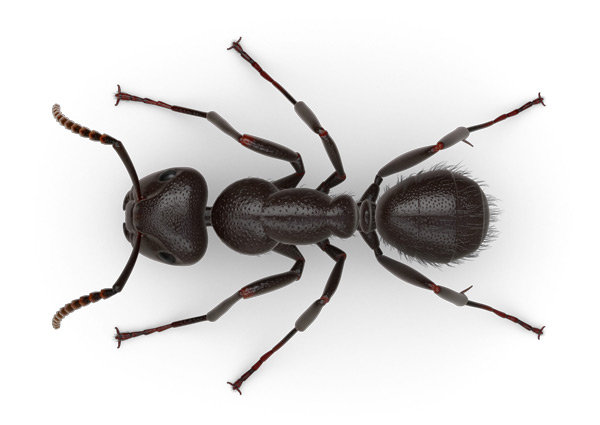
#> input picture images/Carpenter-Ant.jpg, 600 x 425 px
$ python processing_delay.py
#> lines starting #> are read from the running program, lines starting #| are printed output that depends on the picture
### antdetector.py
import cv2
import numpy as np
import queue

class AntDetector:
    def __init__(self,options):
        # init re-used vars for processing and pass to function
        self.thresh = options["greyscaleThreshold"]
        kernel_size_op = options["kernelOpen"]
        kernel_size_cl = options["kernelClose"]
        self.kernel_op = np.ones((kernel_size_op,kernel_size_op),np.uint8)
        self.kernel_cl = np.ones((kernel_size_cl,kernel_size_cl),np.uint8)

    """
    Launched in another process
    work_q and results_q are used to communicate with the main process to recieve
        images and pass back processed centers and directions
    Options is a hash with the below keys
    worker_num mainly used for debugging which process is doing work

    Reads from work_q to see if there are any images ready to be Processed
    If there are, calls the process function belwo, and puts the results on results_q
    """
    # [11 lines left out: function work_and_report, not called in this run]

    """
    Image processing logic
    img is the image given from the webcam
    thresh is the threshhold value from Options
    op and cl are the kernels generated from the specified options.json
    returns an array with the centerx, centery, and the angle of the line in degrees
    """
    def process(self, img):
        # note, img is greyscale
        results = []
        # Threshhold dark ant against white background
        _, img_bin = cv2.threshold(img, self.thresh, 255, cv2.THRESH_BINARY_INV)
        #img_bin = img
        # Transformations to clean up the image
        #   opening to remove external noise
        #   closings to remove internal noise
        im_open = cv2.morphologyEx(img_bin, cv2.MORPH_OPEN, self.kernel_op)
        im_close = cv2.morphologyEx(im_open, cv2.MORPH_CLOSE, self.kernel_cl)
        # Given a cleaned detection, we now fit a line to the ant and find it's center of mass
        ret = cv2.findContours(im_close,cv2.RETR_TREE,cv2.CHAIN_APPROX_NONE)
        contours = ret[1]
        areas = [cv2.contourArea(c) for c in contours]
        index = np.argmax(areas)
        ant = contours[index]
        # Find center of mass
        M = cv2.moments(ant)
            #results["centerX"] = int(M["m10"] / M["m00"])
        results.append(int(M["m10"] / M["m00"]))
            #results["centerY"] = int(M["m01"] / M["m00"])
        results.append(int(M["m01"] / M["m00"]))
        # fit a line through the ant
        [vx,vy,x,y] = cv2.fitLine(ant,cv2.DIST_L2,0,0.01,0.01)
            #results["direction"] = np.rad2deg(np.arctan(vy/vx))
        results.append(np.rad2deg(np.arctan(vy/vx)))
        # NOTE: Direction is only colinear to the line, not necissarily facing the correct way,
        # need to compare to previous to determine direction (at the moment)
        return results

### processing_delay.py
import time
import timeit
import cv2
import json
from matplotlib import pyplot as plt
import antdetector

# setup
img = cv2.imread('images/Carpenter-Ant.jpg')
#> img is the input picture: shape (425, 600, 3); mean B, G, R 215.1, 215.5, 217.1
options = json.load(open("test_options.json"))
#> (reads test_options.json from the repository)
img = cv2.resize(img,(options["resX"],options["resY"]), interpolation = cv2.INTER_CUBIC)
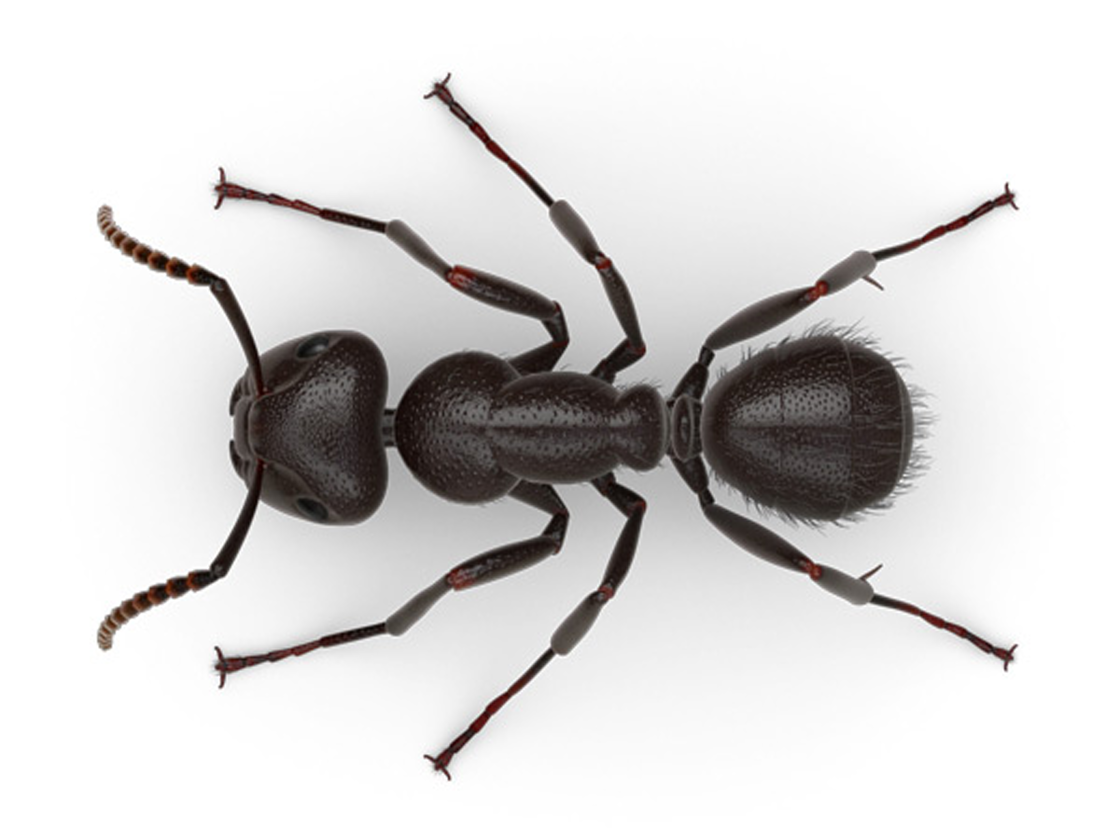
#> img: shape (1680, 2240, 3) (shown at 1/2 size); mean B, G, R 215.1, 215.5, 217.1
ad = antdetector.AntDetector(options)
#
for i in timeit.repeat('ad.process(img)',number=options["number"],repeat=options["repititions"],globals=globals()) :
#> in process, `_, img_bin = cv2.threshold(img, self.thresh, 255, cv2.THRESH_BINARY_INV)`:
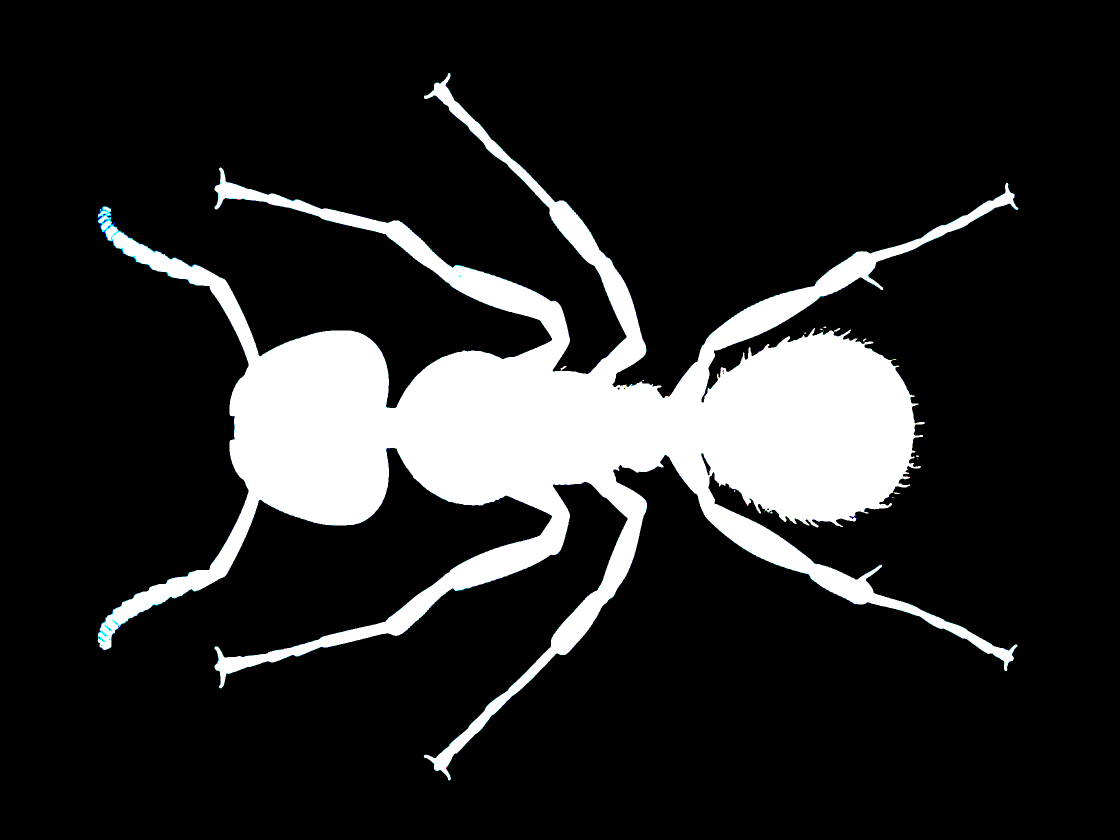
#> img_bin: shape (1680, 2240, 3) (shown at 1/2 size); mean B, G, R 38.3, 38.2, 37.9
#> in process, `im_open = cv2.morphologyEx(img_bin, cv2.MORPH_OPEN, self.kernel_op)`:
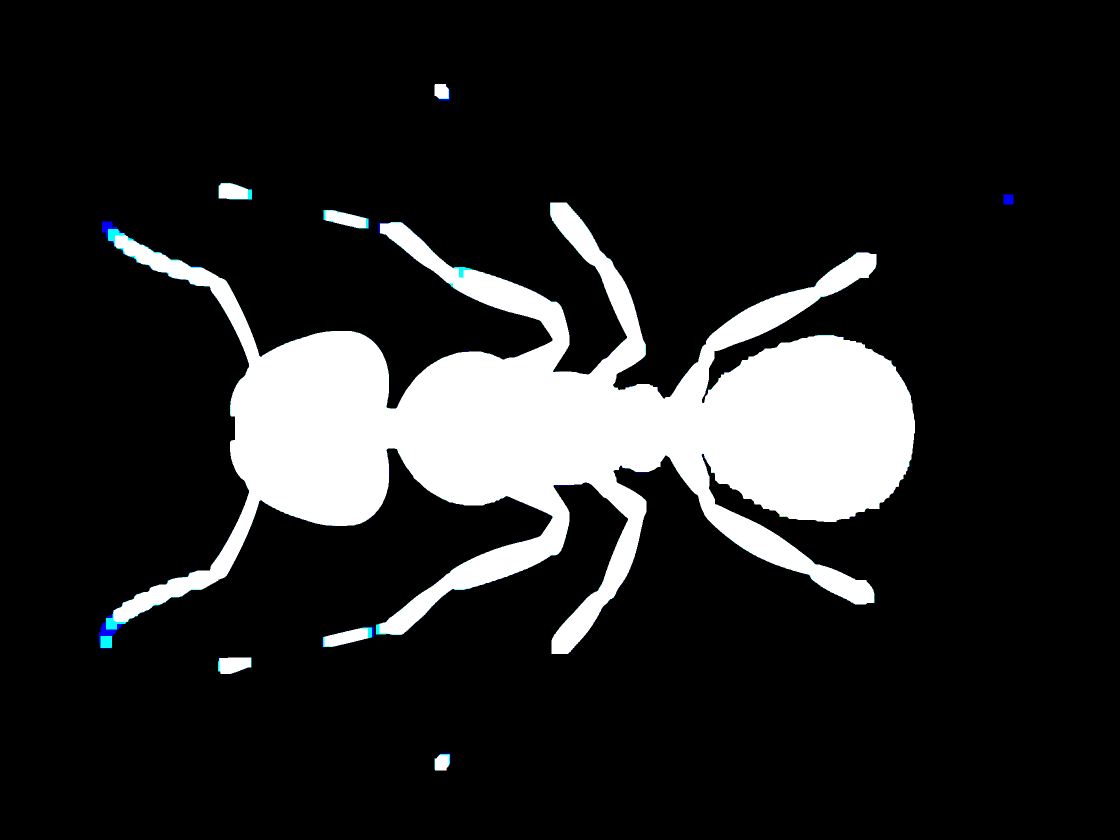
#> im_open: shape (1680, 2240, 3) (shown at 1/2 size); mean B, G, R 35.8, 35.6, 35.2
#> (the run stopped early here; a loop or call above may not have finished)
